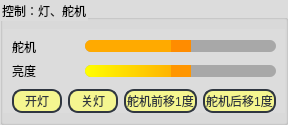
        <widget class="QGroupBox" name="groupBox_7">
         <property name="sizePolicy">
          <sizepolicy hsizetype="Preferred" vsizetype="Preferred">
           <horstretch>0</horstretch>
           <verstretch>0</verstretch>
          </sizepolicy>
         </property>
         <property name="styleSheet">
          <string notr="true">background-color: rgb(220, 220, 220);</string>
         </property>
         <property name="title">
          <string>控制：灯、舵机</string>
         </property>
         <layout class="QVBoxLayout" name="verticalLayout_4" stretch="3,2">
          <property name="spacing">
           <number>0</number>
          </property>
          <property name="leftMargin">
           <number>0</number>
          </property>
          <property name="topMargin">
           <number>9</number>
          </property>
          <property name="rightMargin">
           <number>0</number>
          </property>
          <property name="bottomMargin">
           <number>9</number>
          </property>
          <item>
           <widget class="QWidget" name="widget_10" native="true">
            <property name="sizePolicy">
             <sizepolicy hsizetype="Preferred" vsizetype="Preferred">
              <horstretch>0</horstretch>
              <verstretch>0</verstretch>
             </sizepolicy>
            </property>
            <layout class="QGridLayout" name="gridLayout_10">
             <item row="0" column="1">
              <widget class="QLabel" name="steering_gear_angle_label">
               <property name="sizePolicy">
                <sizepolicy hsizetype="Fixed" vsizetype="Preferred">
                 <horstretch>0</horstretch>
                 <verstretch>0</verstretch>
                </sizepolicy>
               </property>
               <property name="minimumSize">
                <size>
                 <width>30</width>
                 <height>0</height>
                </size>
               </property>
               <property name="maximumSize">
                <size>
                 <width>30</width>
                 <height>16777215</height>
                </size>
               </property>
               <property name="font">
                <font>
                 <pointsize>10</pointsize>
                 <weight>50</weight>
                 <italic>false</italic>
                 <bold>false</bold>
                </font>
               </property>
               <property name="styleSheet">
                <string notr="true">color: rgb(255, 170, 0);</string>
               </property>
               <property name="text">
                <string/>
               </property>
              </widget>
             </item>
             <item row="0" column="0">
              <widget class="QLabel" name="label_11">
               <property name="text">
                <string>舵机</string>
               </property>
              </widget>
             </item>
             <item row="0" column="2">
              <widget class="QSlider" name="steering_gear_angle">
               <property name="sizePolicy">
                <sizepolicy hsizetype="Expanding" vsizetype="Fixed">
                 <horstretch>0</horstretch>
                 <verstretch>0</verstretch>
                </sizepolicy>
               </property>
               <property name="styleSheet">
                <string notr="true">QSlider::groove:horizontal{ 
         height: 12px; 
         left: 0px; 
         right: 0px; 
         border:0px;    
         border-radius:6px;    
         background:rgba(0,0,0,60);
  } 

QSlider::handle:horizontal{ 
        width:  20px; 
         height: 50px;
		background:rgba(255,140,0,255);

 } 

 QSlider::sub-page:horizontal{
       background:rgba(255,170,0,1);
border-radius:6px;    
}</string>
               </property>
               <property name="minimum">
                <number>-90</number>
               </property>
               <property name="maximum">
                <number>90</number>
               </property>
               <property name="orientation">
                <enum>Qt::Horizontal</enum>
               </property>
              </widget>
             </item>
             <item row="1" column="0">
              <widget class="QLabel" name="label_20">
               <property name="maximumSize">
                <size>
                 <width>50</width>
                 <height>16777215</height>
                </size>
               </property>
               <property name="text">
                <string>亮度  </string>
               </property>
              </widget>
             </item>
             <item row="1" column="1">
              <widget class="QLabel" name="brightness_label">
               <property name="sizePolicy">
                <sizepolicy hsizetype="Fixed" vsizetype="Preferred">
                 <horstretch>0</horstretch>
                 <verstretch>0</verstretch>
                </sizepolicy>
               </property>
               <property name="maximumSize">
                <size>
                 <width>30</width>
                 <height>16777215</height>
                </size>
               </property>
               <property name="font">
                <font>
                 <pointsize>10</pointsize>
                 <weight>50</weight>
                 <italic>false</italic>
                 <bold>false</bold>
                </font>
               </property>
               <property name="styleSheet">
                <string notr="true">color: rgb(255, 170, 0);</string>
               </property>
               <property name="text">
                <string/>
               </property>
              </widget>
             </item>
             <item row="1" column="2">
              <widget class="QSlider" name="brightness">
               <property name="sizePolicy">
                <sizepolicy hsizetype="Preferred" vsizetype="Preferred">
                 <horstretch>0</horstretch>
                 <verstretch>0</verstretch>
                </sizepolicy>
               </property>
               <property name="styleSheet">
                <string notr="true">QSlider::groove:horizontal{ 
         height: 12px; 
         left: 0px; 
         right: 0px; 
         border:0px;    
         border-radius:6px;
background:rgba(0,0,0,60);

  } 

QSlider::handle:horizontal{ 
        width:  20px; 
         height: 50px;
		margin-top:0px;
		margin-bottom:0px;
	background-color: rgb(255, 150, 0);


 } 

 QSlider::sub-page:horizontal{
	background-color: qlineargradient(spread:pad, x1:0, y1:0, x2:1, y2:0, stop:0 rgba(255, 255, 0, 255), stop:1 rgba(255, 170, 0, 255));

border-radius:6px;    
}</string>
               </property>
               <property name="value">
                <number>50</number>
               </property>
               <property name="orientation">
                <enum>Qt::Horizontal</enum>
               </property>
              </widget>
             </item>
            </layout>
           </widget>
          </item>
          <item>
           <widget class="QWidget" name="widget_26" native="true">
            <property name="sizePolicy">
             <sizepolicy hsizetype="Preferred" vsizetype="Preferred">
              <horstretch>0</horstretch>
              <verstretch>0</verstretch>
             </sizepolicy>
            </property>
            <layout class="QHBoxLayout" name="horizontalLayout_17">
             <property name="topMargin">
              <number>0</number>
             </property>
             <property name="bottomMargin">
              <number>0</number>
             </property>
             <item>
              <widget class="QPushButton" name="lightON">
               <property name="enabled">
                <bool>true</bool>
               </property>
               <property name="sizePolicy">
                <sizepolicy hsizetype="Preferred" vsizetype="Fixed">
                 <horstretch>0</horstretch>
                 <verstretch>0</verstretch>
                </sizepolicy>
               </property>
               <property name="minimumSize">
                <size>
                 <width>50</width>
                 <height>0</height>
                </size>
               </property>
               <property name="maximumSize">
                <size>
                 <width>16777215</width>
                 <height>16777215</height>
                </size>
               </property>
               <property name="styleSheet">
                <string notr="true">QPushButton{
	font: 10pt &quot;微软雅黑&quot;;
    color: #2f3640;
    background-color: #f5f690;
    border-color: #2f3640;
    border-radius: 10px;
    border-style: solid;
    border-width: 2px;
    padding: 1px;
}

QPushButton::hover{	
    color: #FFFFFF;
    background-color: #718093;
    border-color: #2f3640;
}

QPushButton::pressed,QPushButton::checked{
    color: #FFFFFF;
    background-color: qlineargradient(spread:pad, x1:0, y1:0, x2:0, y2:1, stop:0 #273c75, stop:1 #487eb0);
}

QPushButton::disabled{
    color: #FFFFFF;
    background-color: #dcdde1;
    border-color: #dcdde1;
}</string>
               </property>
               <property name="text">
                <string>开灯</string>
               </property>
              </widget>
             </item>
             <item>
              <widget class="QPushButton" name="lightOFF">
               <property name="sizePolicy">
                <sizepolicy hsizetype="Preferred" vsizetype="Fixed">
                 <horstretch>0</horstretch>
                 <verstretch>0</verstretch>
                </sizepolicy>
               </property>
               <property name="minimumSize">
                <size>
                 <width>50</width>
                 <height>0</height>
                </size>
               </property>
               <property name="maximumSize">
                <size>
                 <width>16777215</width>
                 <height>16777215</height>
                </size>
               </property>
               <property name="styleSheet">
                <string notr="true">QPushButton{
	font: 10pt &quot;微软雅黑&quot;;
    color: #2f3640;
    background-color: #f5f690;
    border-color: #2f3640;
    border-radius: 10px;
    border-style: solid;
    border-width: 2px;
    padding: 1px;
}

QPushButton::hover{	
    color: #FFFFFF;
    background-color: #718093;
    border-color: #2f3640;
}

QPushButton::pressed,QPushButton::checked{
    color: #FFFFFF;
    background-color: qlineargradient(spread:pad, x1:0, y1:0, x2:0, y2:1, stop:0 #273c75, stop:1 #487eb0);
}

QPushButton::disabled{
    color: #FFFFFF;
    background-color: #dcdde1;
    border-color: #dcdde1;
}</string>
               </property>
               <property name="text">
                <string>关灯</string>
               </property>
              </widget>
             </item>
             <item>
              <widget class="QPushButton" name="servo_angle_up">
               <property name="styleSheet">
                <string notr="true">QPushButton{
	font: 10pt &quot;微软雅黑&quot;;
    color: #2f3640;
    background-color: #f5f690;
    border-color: #2f3640;
    border-radius: 10px;
    border-style: solid;
    border-width: 2px;
    padding: 1px;
}

QPushButton::hover{	
    color: #FFFFFF;
    background-color: #718093;
    border-color: #2f3640;
}

QPushButton::pressed,QPushButton::checked{
    color: #FFFFFF;
    background-color: qlineargradient(spread:pad, x1:0, y1:0, x2:0, y2:1, stop:0 #273c75, stop:1 #487eb0);
}

QPushButton::disabled{
    color: #FFFFFF;
    background-color: #dcdde1;
    border-color: #dcdde1;
}</string>
               </property>
               <property name="text">
                <string>舵机前移1度</string>
               </property>
              </widget>
             </item>
             <item>
              <widget class="QPushButton" name="servo_angle_down">
               <property name="styleSheet">
                <string notr="true">QPushButton{
	font: 10pt &quot;微软雅黑&quot;;
    color: #2f3640;
    background-color: #f5f690;
    border-color: #2f3640;
    border-radius: 10px;
    border-style: solid;
    border-width: 2px;
    padding: 1px;
}

QPushButton::hover{	
    color: #FFFFFF;
    background-color: #718093;
    border-color: #2f3640;
}

QPushButton::pressed,QPushButton::checked{
    color: #FFFFFF;
    background-color: qlineargradient(spread:pad, x1:0, y1:0, x2:0, y2:1, stop:0 #273c75, stop:1 #487eb0);
}

QPushButton::disabled{
    color: #FFFFFF;
    background-color: #dcdde1;
    border-color: #dcdde1;
}</string>
               </property>
               <property name="text">
                <string>舵机后移1度</string>
               </property>
              </widget>
             </item>
            </layout>
           </widget>
          </item>
         </layout>
        </widget>
